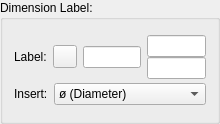
<?xml version="1.0" encoding="UTF-8"?>
<ui version="4.0">
 <class>QG_DimensionLabelEditor</class>
 <widget class="QWidget" name="QG_DimensionLabelEditor">
  <property name="geometry">
   <rect>
    <x>0</x>
    <y>0</y>
    <width>220</width>
    <height>124</height>
   </rect>
  </property>
  <property name="minimumSize">
   <size>
    <width>220</width>
    <height>0</height>
   </size>
  </property>
  <property name="windowTitle">
   <string>Dimension Label Editor</string>
  </property>
  <layout class="QVBoxLayout">
   <property name="spacing">
    <number>0</number>
   </property>
   <property name="margin">
    <number>0</number>
   </property>
   <item>
    <widget class="Q3ButtonGroup" name="bgLabel">
     <property name="title">
      <string>Dimension Label:</string>
     </property>
     <layout class="QVBoxLayout">
      <property name="spacing">
       <number>0</number>
      </property>
      <item>
       <layout class="QHBoxLayout">
        <item>
         <layout class="QHBoxLayout">
          <item>
           <widget class="QLabel" name="lLabel">
            <property name="sizePolicy">
             <sizepolicy hsizetype="Fixed" vsizetype="Fixed">
              <horstretch>0</horstretch>
              <verstretch>0</verstretch>
             </sizepolicy>
            </property>
            <property name="frameShape">
             <enum>QFrame::NoFrame</enum>
            </property>
            <property name="frameShadow">
             <enum>QFrame::Plain</enum>
            </property>
            <property name="text">
             <string>Label:</string>
            </property>
            <property name="wordWrap">
             <bool>false</bool>
            </property>
           </widget>
          </item>
          <item>
           <widget class="QToolButton" name="bDiameter">
            <property name="sizePolicy">
             <sizepolicy hsizetype="Minimum" vsizetype="Fixed">
              <horstretch>0</horstretch>
              <verstretch>0</verstretch>
             </sizepolicy>
            </property>
            <property name="text">
             <string/>
            </property>
            <property name="icon">
             <iconset resource="../../../res/extui/extui.qrc">
              <normaloff>:/extui/char_diameter.png</normaloff>:/extui/char_diameter.png</iconset>
            </property>
            <property name="checkable">
             <bool>true</bool>
            </property>
           </widget>
          </item>
          <item>
           <widget class="QLineEdit" name="leLabel">
            <property name="sizePolicy">
             <sizepolicy hsizetype="Preferred" vsizetype="Fixed">
              <horstretch>0</horstretch>
              <verstretch>0</verstretch>
             </sizepolicy>
            </property>
           </widget>
          </item>
         </layout>
        </item>
        <item>
         <layout class="QVBoxLayout">
          <property name="spacing">
           <number>0</number>
          </property>
          <item>
           <widget class="QLineEdit" name="leTol1">
            <property name="sizePolicy">
             <sizepolicy hsizetype="Preferred" vsizetype="Fixed">
              <horstretch>0</horstretch>
              <verstretch>0</verstretch>
             </sizepolicy>
            </property>
           </widget>
          </item>
          <item>
           <widget class="QLineEdit" name="leTol2">
            <property name="sizePolicy">
             <sizepolicy hsizetype="Preferred" vsizetype="Fixed">
              <horstretch>0</horstretch>
              <verstretch>0</verstretch>
             </sizepolicy>
            </property>
           </widget>
          </item>
         </layout>
        </item>
       </layout>
      </item>
      <item>
       <layout class="QHBoxLayout">
        <item>
         <widget class="QLabel" name="textLabel1">
          <property name="text">
           <string>Insert:</string>
          </property>
          <property name="wordWrap">
           <bool>false</bool>
          </property>
         </widget>
        </item>
        <item>
         <widget class="QComboBox" name="cbSymbol">
          <property name="sizePolicy">
           <sizepolicy hsizetype="MinimumExpanding" vsizetype="Fixed">
            <horstretch>0</horstretch>
            <verstretch>0</verstretch>
           </sizepolicy>
          </property>
          <item>
           <property name="text">
            <string>ø (Diameter)</string>
           </property>
          </item>
          <item>
           <property name="text">
            <string>° (Degree)</string>
           </property>
          </item>
          <item>
           <property name="text">
            <string>± (Plus / Minus)</string>
           </property>
          </item>
          <item>
           <property name="text">
            <string>¶ (Pi)</string>
           </property>
          </item>
          <item>
           <property name="text">
            <string>× (Times)</string>
           </property>
          </item>
          <item>
           <property name="text">
            <string>÷ (Division)</string>
           </property>
          </item>
         </widget>
        </item>
       </layout>
      </item>
     </layout>
    </widget>
   </item>
  </layout>
 </widget>
 <layoutdefault spacing="6" margin="11"/>
 <customwidgets>
  <customwidget>
   <class>Q3GroupBox</class>
   <extends>QGroupBox</extends>
   <header>Qt3Support/Q3GroupBox</header>
   <container>1</container>
  </customwidget>
  <customwidget>
   <class>Q3ButtonGroup</class>
   <extends>Q3GroupBox</extends>
   <header>Qt3Support/Q3ButtonGroup</header>
   <container>1</container>
  </customwidget>
 </customwidgets>
 <resources>
  <include location="../../../res/extui/extui.qrc"/>
 </resources>
 <connections>
  <connection>
   <sender>cbSymbol</sender>
   <signal>activated(QString)</signal>
   <receiver>QG_DimensionLabelEditor</receiver>
   <slot>insertSign(QString)</slot>
   <hints>
    <hint type="sourcelabel">
     <x>20</x>
     <y>20</y>
    </hint>
    <hint type="destinationlabel">
     <x>20</x>
     <y>20</y>
    </hint>
   </hints>
  </connection>
 </connections>
</ui>
